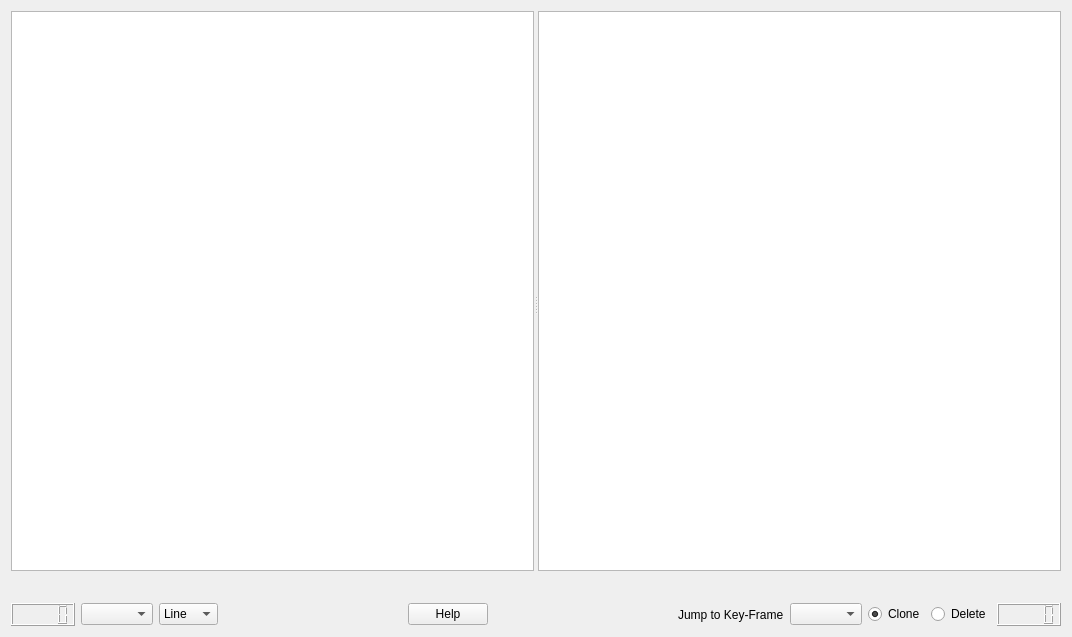
<?xml version="1.0" encoding="UTF-8"?>
<ui version="4.0">
 <class>MarkUpWidget</class>
 <widget class="QWidget" name="MarkUpWidget">
  <property name="geometry">
   <rect>
    <x>0</x>
    <y>0</y>
    <width>1072</width>
    <height>637</height>
   </rect>
  </property>
  <property name="windowTitle">
   <string>Mark-Up</string>
  </property>
  <layout class="QVBoxLayout" name="verticalLayout_3" stretch="1,0">
   <item>
    <widget class="QSplitter" name="splitter">
     <property name="orientation">
      <enum>Qt::Horizontal</enum>
     </property>
     <widget class="QWidget" name="layoutWidget">
      <layout class="QVBoxLayout" name="verticalLayout" stretch="1,0">
       <item>
        <widget class="MarkUpView" name="_entryView"/>
       </item>
       <item>
        <layout class="QHBoxLayout" name="horizontalLayout_4">
         <item>
          <spacer name="horizontalSpacer_5">
           <property name="orientation">
            <enum>Qt::Horizontal</enum>
           </property>
           <property name="sizeHint" stdset="0">
            <size>
             <width>40</width>
             <height>20</height>
            </size>
           </property>
          </spacer>
         </item>
         <item>
          <widget class="CGTVideoControls" name="_entryControls" native="true"/>
         </item>
         <item>
          <spacer name="horizontalSpacer_6">
           <property name="orientation">
            <enum>Qt::Horizontal</enum>
           </property>
           <property name="sizeHint" stdset="0">
            <size>
             <width>40</width>
             <height>20</height>
            </size>
           </property>
          </spacer>
         </item>
        </layout>
       </item>
      </layout>
     </widget>
     <widget class="QWidget" name="layoutWidget">
      <layout class="QVBoxLayout" name="verticalLayout_2" stretch="1,0">
       <item>
        <widget class="MarkUpView" name="_cloneView"/>
       </item>
       <item>
        <layout class="QHBoxLayout" name="horizontalLayout_5">
         <item>
          <spacer name="horizontalSpacer_7">
           <property name="orientation">
            <enum>Qt::Horizontal</enum>
           </property>
           <property name="sizeHint" stdset="0">
            <size>
             <width>40</width>
             <height>20</height>
            </size>
           </property>
          </spacer>
         </item>
         <item>
          <widget class="CGTVideoControls" name="_cloneControls" native="true"/>
         </item>
         <item>
          <spacer name="horizontalSpacer_8">
           <property name="orientation">
            <enum>Qt::Horizontal</enum>
           </property>
           <property name="sizeHint" stdset="0">
            <size>
             <width>40</width>
             <height>20</height>
            </size>
           </property>
          </spacer>
         </item>
        </layout>
       </item>
      </layout>
     </widget>
    </widget>
   </item>
   <item>
    <layout class="QHBoxLayout" name="horizontalLayout">
     <item>
      <widget class="QLCDNumber" name="_entryFrameNumber">
       <property name="smallDecimalPoint">
        <bool>false</bool>
       </property>
      </widget>
     </item>
     <item>
      <widget class="QComboBox" name="_regionsBox"/>
     </item>
     <item>
      <widget class="QComboBox" name="_entryComboBox">
       <item>
        <property name="text">
         <string>Line</string>
        </property>
       </item>
       <item>
        <property name="text">
         <string>Point</string>
        </property>
       </item>
      </widget>
     </item>
     <item>
      <spacer name="horizontalSpacer">
       <property name="orientation">
        <enum>Qt::Horizontal</enum>
       </property>
       <property name="sizeHint" stdset="0">
        <size>
         <width>40</width>
         <height>20</height>
        </size>
       </property>
      </spacer>
     </item>
     <item>
      <widget class="QPushButton" name="_helpButton">
       <property name="text">
        <string>Help</string>
       </property>
      </widget>
     </item>
     <item>
      <spacer name="horizontalSpacer_2">
       <property name="orientation">
        <enum>Qt::Horizontal</enum>
       </property>
       <property name="sizeHint" stdset="0">
        <size>
         <width>40</width>
         <height>20</height>
        </size>
       </property>
      </spacer>
     </item>
     <item>
      <widget class="QLabel" name="label">
       <property name="text">
        <string>Jump to Key-Frame</string>
       </property>
      </widget>
     </item>
     <item>
      <layout class="QHBoxLayout" name="horizontalLayout_3">
       <item>
        <widget class="QComboBox" name="_keyFrameBox"/>
       </item>
       <item>
        <widget class="QRadioButton" name="_cloneButton">
         <property name="text">
          <string>Clone</string>
         </property>
         <property name="checked">
          <bool>true</bool>
         </property>
         <attribute name="buttonGroup">
          <string notr="true">_cloneButtonGroup</string>
         </attribute>
        </widget>
       </item>
       <item>
        <widget class="QRadioButton" name="_deleteCloneButton">
         <property name="text">
          <string>Delete</string>
         </property>
         <attribute name="buttonGroup">
          <string notr="true">_cloneButtonGroup</string>
         </attribute>
        </widget>
       </item>
       <item>
        <widget class="QLCDNumber" name="_cloneFrameNumber">
         <property name="smallDecimalPoint">
          <bool>false</bool>
         </property>
        </widget>
       </item>
      </layout>
     </item>
    </layout>
   </item>
  </layout>
 </widget>
 <customwidgets>
  <customwidget>
   <class>MarkUpView</class>
   <extends>QGraphicsView</extends>
   <header>cgt.gui.markupview</header>
  </customwidget>
  <customwidget>
   <class>CGTVideoControls</class>
   <extends>QWidget</extends>
   <header>cgt.gui.cgtvideocontrols</header>
   <container>1</container>
  </customwidget>
 </customwidgets>
 <resources/>
 <connections>
  <connection>
   <sender>_entryComboBox</sender>
   <signal>currentIndexChanged(int)</signal>
   <receiver>MarkUpWidget</receiver>
   <slot>entry_view_set_marker_type(int)</slot>
   <hints>
    <hint type="sourcelabel">
     <x>231</x>
     <y>323</y>
    </hint>
    <hint type="destinationlabel">
     <x>535</x>
     <y>318</y>
    </hint>
   </hints>
  </connection>
  <connection>
   <sender>_cloneButtonGroup</sender>
   <signal>buttonClicked(QAbstractButton*)</signal>
   <receiver>MarkUpWidget</receiver>
   <slot>clone_view_set_state(QAbstractButton)</slot>
   <hints>
    <hint type="sourcelabel">
     <x>-1</x>
     <y>-1</y>
    </hint>
    <hint type="destinationlabel">
     <x>535</x>
     <y>318</y>
    </hint>
   </hints>
  </connection>
  <connection>
   <sender>_regionsBox</sender>
   <signal>currentIndexChanged(int)</signal>
   <receiver>MarkUpWidget</receiver>
   <slot>region_changed()</slot>
   <hints>
    <hint type="sourcelabel">
     <x>132</x>
     <y>605</y>
    </hint>
    <hint type="destinationlabel">
     <x>535</x>
     <y>318</y>
    </hint>
   </hints>
  </connection>
  <connection>
   <sender>_keyFrameBox</sender>
   <signal>currentIndexChanged(int)</signal>
   <receiver>MarkUpWidget</receiver>
   <slot>jump_to_key_frame(int)</slot>
   <hints>
    <hint type="sourcelabel">
     <x>769</x>
     <y>609</y>
    </hint>
    <hint type="destinationlabel">
     <x>535</x>
     <y>318</y>
    </hint>
   </hints>
  </connection>
  <connection>
   <sender>_helpButton</sender>
   <signal>clicked()</signal>
   <receiver>MarkUpWidget</receiver>
   <slot>display_help()</slot>
   <hints>
    <hint type="sourcelabel">
     <x>417</x>
     <y>605</y>
    </hint>
    <hint type="destinationlabel">
     <x>535</x>
     <y>318</y>
    </hint>
   </hints>
  </connection>
 </connections>
 <buttongroups>
  <buttongroup name="_cloneButtonGroup"/>
 </buttongroups>
</ui>
